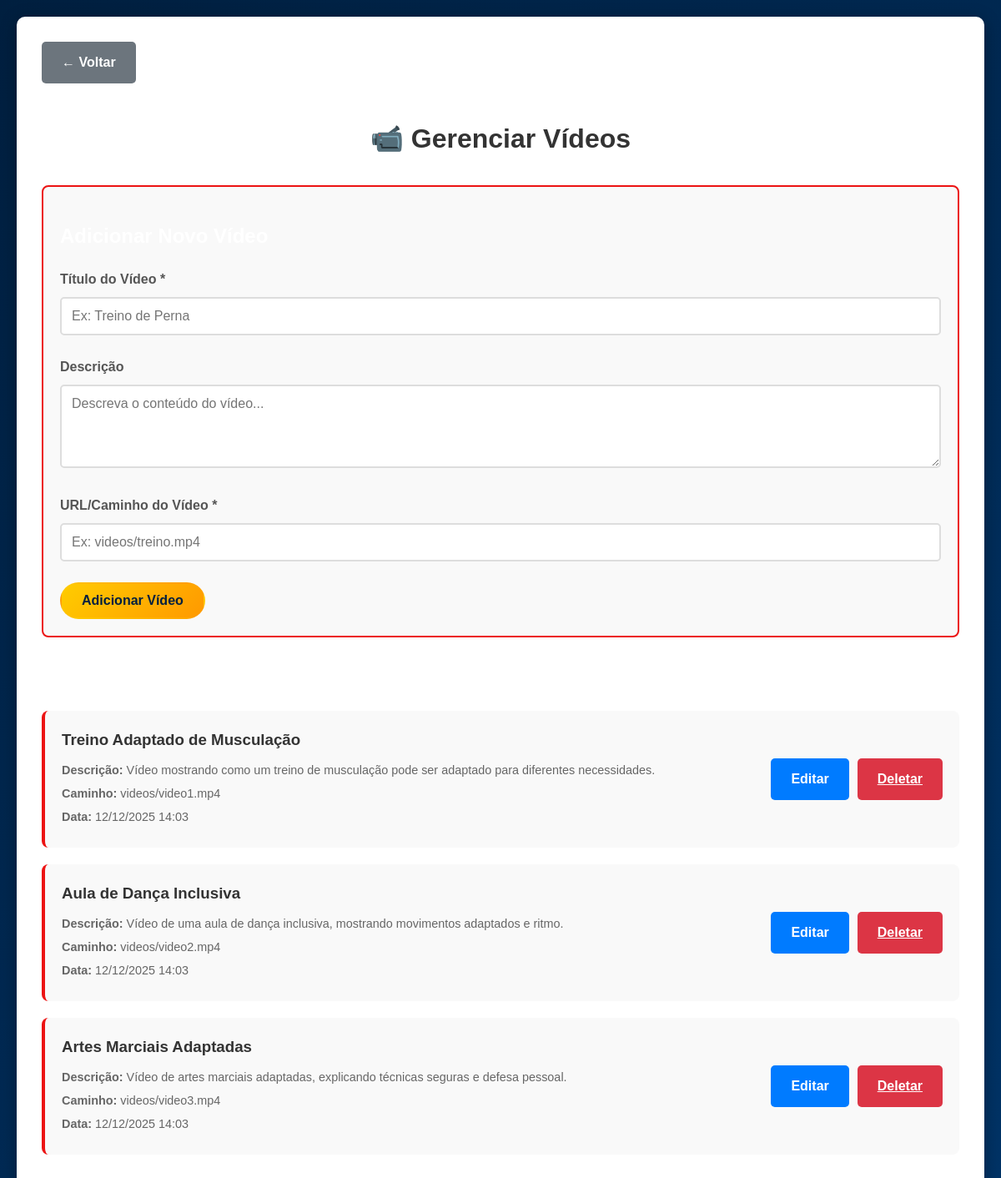
Page /admin_videos.php (signed in) on the committed database.
### tables this page shows
CREATE TABLE IF NOT EXISTS videos (
  id INT AUTO_INCREMENT PRIMARY KEY,
  titulo VARCHAR(255) NOT NULL,
  descricao TEXT DEFAULT NULL,
  src VARCHAR(255) NOT NULL,
  created_at TIMESTAMP DEFAULT CURRENT_TIMESTAMP
);

### admin_videos.php (the view, shortened to what this page needs)
<?php
$conn = getDbConnection();
$result = $conn->query("SELECT id, titulo, descricao, src, created_at FROM videos ORDER BY created_at DESC");
$videos = $result->fetch_all(MYSQLI_ASSOC);
?>
<!DOCTYPE html>
<html lang="pt-BR">
<head>
    <link rel="stylesheet" href="style.css">
</head>
<body>
    <div class="container">
        <a href="perfil.php" class="back-btn">← Voltar</a>
        <h1>📹 Gerenciar Vídeos</h1>
        <div class="form-section">
            <h2>Adicionar Novo Vídeo</h2>
            <form method="POST">
                <div class="form-group">
                    <label for="titulo">Título do Vídeo *</label>
                    <input type="text" id="titulo" name="titulo" required placeholder="Ex: Treino de Perna">
                </div>
                <div class="form-group">
                    <label for="descricao">Descrição</label>
                    <textarea id="descricao" name="descricao" rows="4" placeholder="Descreva o conteúdo do vídeo..."></textarea>
                </div>
                <div class="form-group">
                    <label for="src">URL/Caminho do Vídeo *</label>
                    <input type="text" id="src" name="src" required placeholder="Ex: videos/treino.mp4">
                </div>
                <button type="submit" class="btn btn-primary">Adicionar Vídeo</button>
            </form>
        </div>
        <div class="videos-list">
            <h2>Vídeos Cadastrados (<?php echo count($videos); ?>)</h2>
            <?php if (empty($videos)): ?>
                <p style="text-align: center; color: #999;">Nenhum vídeo cadastrado ainda.</p>
            <?php else: ?>
                <?php foreach ($videos as $video): ?>
                    <div class="video-card">
                        <div class="video-info">
                            <h3><?php echo htmlspecialchars($video['titulo']); ?></h3>
                            <p><strong>Descrição:</strong> <?php echo htmlspecialchars($video['descricao'] ?? 'Sem descrição'); ?></p>
                            <p><strong>Caminho:</strong> <?php echo htmlspecialchars($video['src']); ?></p>
                            <p><strong>Data:</strong> <?php echo date('d/m/Y H:i', strtotime($video['created_at'])); ?></p>
                        </div>
                        <div class="video-actions">
                            <a href="editar_video.php?id=<?php echo $video['id']; ?>" class="btn btn-secondary">Editar</a>
                            <a href="?deletar=<?php echo $video['id']; ?>" class="btn btn-danger" onclick="return confirm('Tem certeza que deseja deletar este vídeo?');">Deletar</a>
                        </div>
                    </div>
                <?php endforeach; ?>
            <?php endif; ?>
        </div>
    </div>
</body>
</html>

### style.css (style rules this page uses)
* { box-sizing: border-box; }
html, body { margin: 0; padding: 0; font-family: Arial, sans-serif; }
body { line-height: 1.6; color: #fff; background-color: #001f3f; transition: all 0.3s ease; }
.btn-nav, button[type="submit"] { display: inline-flex; align-items: center; justify-content: center; padding: 10px 24px; min-height: 44px; min-width: 140px; background: linear-gradient(135deg, #ffcc00, #ff9900); color: #001f3f; text-decoration: none; font-weight: bold; border-radius: 999px; border: 2px solid transparent; cursor: pointer; transition: transform 0.2s, box-shadow 0.2s; font-size: 1rem; }
html, body { height: 100%; }
input, textarea, select { width: 100%; padding: 10px; border-radius: 5px; border: 1px solid #ccc; margin-bottom: 10px; font-size: 1rem; }

### admin_videos.php (style rules this page uses)
body { font-family: 'Lexend', sans-serif; background: linear-gradient(135deg, #001f3f, #003366); min-height: 100vh; padding: 20px; }
.container { max-width: 1200px; margin: 0 auto; background: white; border-radius: 10px; padding: 30px; box-shadow: 0 4px 20px rgba(0,0,0,0.3); }
h1 { color: #333; text-align: center; margin-bottom: 30px; }
.form-section { background: #f9f9f9; padding: 20px; border-radius: 8px; margin-bottom: 30px; border: 2px solid #ec1313; }
.form-group { margin-bottom: 15px; }
.form-group label { display: block; margin-bottom: 8px; color: #555; font-weight: bold; }
.form-group input, .form-group textarea { width: 100%; padding: 12px; border: 2px solid #ddd; border-radius: 5px; font-size: 1rem; box-sizing: border-box; font-family: 'Lexend', sans-serif; }
.btn { padding: 12px 24px; border: none; border-radius: 5px; font-weight: bold; cursor: pointer; font-size: 1rem; transition: 0.3s; }
.btn-primary { background: #ec1313; color: white; }
.btn-danger { background: #dc3545; color: white; }
.btn-secondary { background: #007bff; color: white; text-decoration: none; display: inline-block; }
.videos-list { margin-top: 30px; }
.video-card { background: #f9f9f9; padding: 20px; margin-bottom: 20px; border-radius: 8px; border-left: 4px solid #ec1313; display: flex; justify-content: space-between; align-items: center; }
.video-info { flex: 1; }
.video-info h3 { margin: 0 0 10px 0; color: #333; }
.video-info p { margin: 5px 0; color: #666; font-size: 0.9rem; }
.video-actions { display: flex; gap: 10px; margin-left: 20px; }
.back-btn { display: inline-block; padding: 12px 24px; background: #6c757d; color: white; text-decoration: none; border-radius: 5px; font-weight: bold; margin-bottom: 20px; }

### rows in the picture
videos: titulo "Treino Adaptado de Musculação", descricao "Vídeo mostrando como um treino de musculação pode ser adaptado para diferentes necessidades.", src "videos/video1.mp4", created_at "12/12/2025 14:03"
videos: titulo "Aula de Dança Inclusiva", descricao "Vídeo de uma aula de dança inclusiva, mostrando movimentos adaptados e ritmo.", src "videos/video2.mp4", created_at "12/12/2025 14:03"
videos: titulo "Artes Marciais Adaptadas", descricao "Vídeo de artes marciais adaptadas, explicando técnicas seguras e defesa pessoal.", src "videos/video3.mp4", created_at "12/12/2025 14:03"
